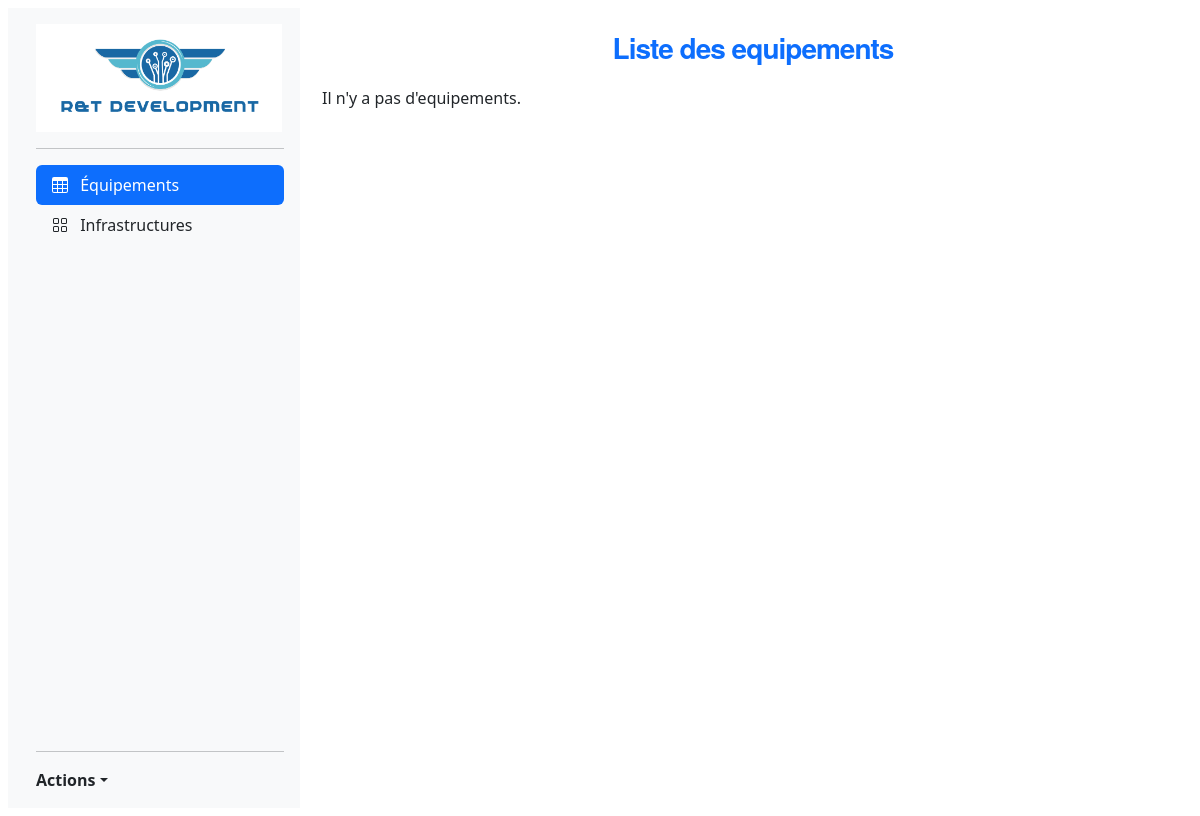
/equipements/, run on an earlier commit of the app's database.
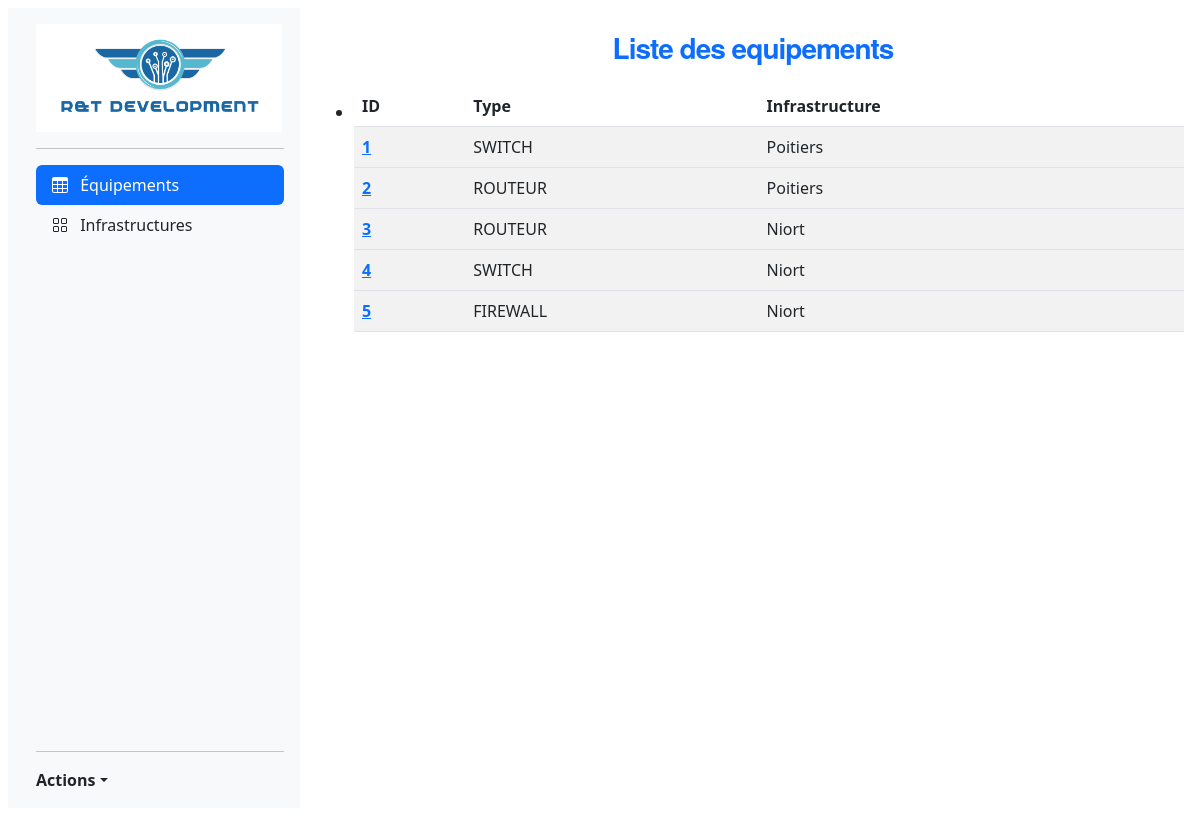
And on a later commit of the database.
### computerApp/models.py (models this page shows)
class Equipement(models.Model):
    TYPE = (
        ('SWITCH', ('SWITCH')),
        ('ROUTEUR', ('ROUTEUR')),
        ('FIREWALL', ('FIREWALL')),
    )
    id = models.AutoField(primary_key=True, editable=False)
    type = models.CharField(max_length=12, choices=TYPE, default='SWITCH')
    infra = models.CharField(max_length=32)
    ip = models.CharField(max_length=19)
    uti = models.CharField(max_length=12)
    last_maj = models.DateField()

### computerApp/views.py (the view)
# urls.py: path('equipements/', views.equipement_list_view, name='equipements'),
def equipement_list_view(request) :
    equipements = Equipement.objects.all()
    context={'equipements': equipements}
    return render(request,'template/computerapp/equipement_list.html', context)

### computerApp/template/computerapp/equipement_list.html (shortened to what this page needs)
{% extends 'template/base.html' %}
{% block menu %}
    <p class="h1" style="color: #0d6efd; font-family: 'Helvetica Neue', sans-serif; font-size: 28px; font-weight: bold; letter-spacing: -1px; line-height: 1; text-align: center; padding-top: 18px;">Liste des equipements</p>
{% endblock %}
{% block content %}
    {% if equipements %}
    <ul>
            <li>
                <table class="table table-striped">
                    <thead>
                      <tr>
                        <th scope="col">ID</th>
                        <th scope="col">Type</th>
                        <th scope="col">Infrastructure</tr>
                    </thead>
                    {% for equipement in equipements %}
                    <tbody>
                      <tr>
                        <th scope="row"><a href= "{% url 'equipement-detail' equipement.id %}">{{ equipement.id }}</a></th>
                        <td>{{equipement.type}}</td>
                        <td>{{equipement.infra}}</td>
                      </tr>
                    </tbody>
                    {% endfor %}
                </table>
            </li>
    </ul>
    {% else %}
        <p>Il n'y a pas d'equipements.</p>
    {% endif %}
{% endblock %}

### computerApp/template/base.html (shortened to what this page needs)
{% load static %}
<!DOCTYPE html>
<html lang="fr">
<head>
        {% load static %}
        <link rel="stylesheet" href="{% static 'css/style.css' %}">
        {% load static %}
        <link href="https://cdn.jsdelivr.net/npm/bootstrap@5.2.0-beta1/dist/css/bootstrap.min.css" rel="stylesheet">
</head>
<body>
    <div class="d-flex">
        <div class="p-2 flex-shrink-1">
            <header>
                <div class="container-fluid menu">
                    <div style="width: 290px; float: left;" class="row">
                        <div style="width: 290px; float: left;" class="col-md-3 col-lg-2 d-md-block bg-light sidebar collapse">
                            <div class="d-flex flex-column flex-shrink-0 p-3 bg-light" style="width: 280px;height: 100vh;">
                                <a href="{% url 'index' %}" class="d-flex align-items-center mb-3 mb-md-0 me-md-auto link-dark text-decoration-none">
                                    {% load static %}
                                    <img src="{% static 'computerapp/images/rtdev.png' %}" id="logo" style="width: 246px; height: auto;">
                                </a>
                                <hr>
                                <ul class="nav nav-pills flex-column mb-auto">
                                    <li class="nav-item">
                                    <a href="{% url 'equipements' %}" class="nav-link active" aria-current="page">
                                        <svg class="bi pe-none me-2" width="16" height="16"><use xlink:href="#table"/></svg>
                                        Équipements
                                    </a>
                                    </li>
                                    <li>
                                    <a href="{% url 'infrastructures' %}" class="nav-link link-dark">
                                        <svg class="bi pe-none me-2" width="16" height="16"><use xlink:href="#grid"/></svg>
                                        Infrastructures
                                    </a>
                                </ul>
                                <hr>
                                <div class="dropdown">
                                <a href="#" class="d-flex align-items-center link-dark text-decoration-none dropdown-toggle" id="dropdownUser2" data-bs-toggle="dropdown" aria-expanded="false">
                                    <strong>Actions</strong>
                                </a>
                            </div>
                        </div>
                    </div>
                </div>
            </header>
        </div>
        <div class="p-2 w-100">
            <div class="d-flex flex-column mb-2">
                <div class="p-2">
                {% block menu %}
                {% endblock %}
                </div>
                <div class="p-2">
                {% block content %}
                {% endblock %}
                </div>
            </div>
        </div>
    </div>
</body>
</html>

### static/css/style.css (style rules this page uses)
.bi { vertical-align: -.125em; fill: currentColor; }
.h1 { color: #0d6efd; font-family: 'Helvetica Neue', sans-serif; font-size: 38px; font-weight: bold; letter-spacing: -1px; line-height: 1; text-align: center; padding-top: 18px; }

What changed in the data, as far as the page shows it:
added Equipement: id "1", type "SWITCH", infra "Poitiers"
added Equipement: id "2", type "ROUTEUR", infra "Poitiers"
added Equipement: id "3", type "ROUTEUR", infra "Niort"
added Equipement: id "4", type "SWITCH", infra "Niort"
added Equipement: id "5", type "FIREWALL", infra "Niort"
Also different on the page:
text no longer shown: "Il n'y a pas d'equipements."
text now shown: "ID Type Infrastructure"
